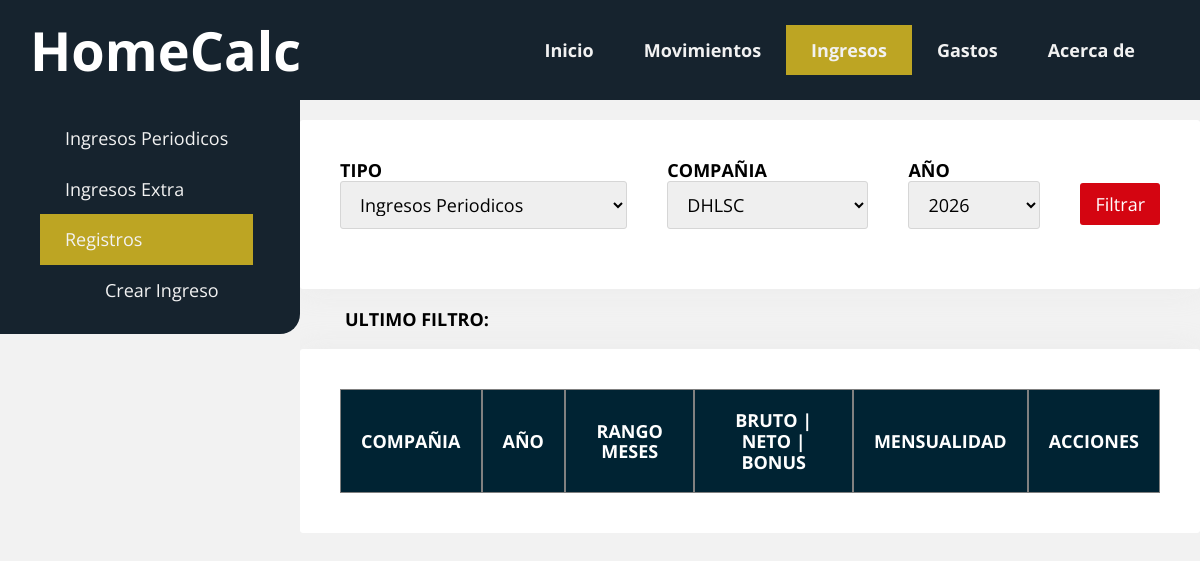
/manage_incomes, run on the app's committed database.
### tables this page shows
CREATE TABLE paginas (
	id INTEGER NOT NULL PRIMARY KEY AUTOINCREMENT,
	nombre TEXT(125) NOT NULL,
	enlace TEXT(250) DEFAULT ('#'),
	activo boolean DEFAULT (1)
);

### homecalc.py (the view)
@app.route("/manage_incomes")
def manage_incomes():
    nav_buttons_query_results = nav_buttons()
    periodic_companies_list_query_results = income_periodic_companies_list()
    extra_companies_list_query_results = income_extra_companies_list()[1:]
    years_list_query_results = yearslist2filter()[1:]
    months_list_query_results = months_list()
    income_types_descriptions = { 'P': 'Ingresos Periodicos', 'E': 'Ingresos Extraordinarios' }
    return render_template('incomes/manage_incomes.html', nav_buttons_query_results=nav_buttons_query_results, periodic_companies_list_query_results=periodic_companies_list_query_results, extra_companies_list_query_results=extra_companies_list_query_results, years_list_query_results=years_list_query_results, months_list_query_results=months_list_query_results, income_types_descriptions=income_types_descriptions)

### homecalc.py (called while the page is built)
def dbconnection():
    connection = sqlite3.connect('src/db/database/homecalc.db')
    cursor = connection.cursor()
    return connection, cursor

def nav_buttons():
    connection, cursor = dbconnection()
    webcall = open('src/db/webcalls/nav_buttons.sql', mode='r')
    nav_buttons_query = webcall.read()
    webcall.close()
    try:
        cursor.execute(nav_buttons_query)
        nav_buttons_query_results = cursor.fetchall()
    except Exception as e:
        print(f"Error al ejecutar la query: {e}")
    finally:
        connection.close()
        return nav_buttons_query_results

def income_periodic_companies_list():
    connection, cursor = dbconnection()
    webcall = open('src/db/webcalls/income/income_periodic_companies.sql', mode='r')
    companies_list = webcall.read()
    webcall.close()
    try:
        cursor.execute(companies_list)
        periodic_companies_list_query_results = cursor.fetchall()
    except Exception as e:
        print(f"Error at Years query: {e}")
    finally:
        connection.close()
        return periodic_companies_list_query_results

def income_extra_companies_list():
    connection, cursor = dbconnection()
    webcall = open('src/db/webcalls/income/income_extra_companies.sql', mode='r')
    companies_list = webcall.read()
    webcall.close()
    try:
        cursor.execute(companies_list)
        extra_companies_list_query_results = cursor.fetchall()
    except Exception as e:
        print(f"Error at Years query: {e}")
    finally:
        connection.close()
        return extra_companies_list_query_results

def yearslist2filter():
    connection, cursor = dbconnection()
    webcall = open('src/db/webcalls/get_year_2_filter.sql', mode='r')
    years_list_2_filter = webcall.read()
    webcall.close()
    try:
        cursor.execute(years_list_2_filter)
        years_list_2_filter_query_results = cursor.fetchall()
    except Exception as e:
        print(f"Error at Years 2 filter query: {e}")
    finally:
        connection.close()
        return years_list_2_filter_query_results

### templates/incomes/manage_incomes.html (shortened to what this page needs)
{% extends './base.html' %}
{% block main %}
<nav class="nav-main menu menu-izquierda">
    <ul>
        <li><a href="{{url_for('periodic_income')}}">Ingresos Periodicos</a></li>
        <li><a href="{{url_for('extra_income')}}">Ingresos Extra</a></li>
        <li><a href="{{url_for('manage_incomes')}}" class="active">Registros</a>
            <ul>
                <li><a href="{{url_for('record_income')}}">Crear Ingreso</a></li>
            </ul>
        </li>
    </ul>
</nav>
<section class="contenedor">
    <form action="/manage_income_filter" method="POST" class="card filter-form margen-inferior">
        <div class="margen-derecha">
            <label for="tipo" style="font-weight: bold;">TIPO</label>
            <select name="tipo" class="input">
                {% for tipo_value, tipo_description in income_types_descriptions.items() %}
                    <option name="selected_income_concept" value="{{ tipo_value }}">{{ tipo_description }}</option>
                {% endfor %}
            </select>
        </div>
        <div class="margen-derecha">
            <label for="company_periodic" style="font-weight: bold;">COMPAÑIA</label>
            <select name="company_periodic" class="input">
                {% for periodic_income_company in periodic_companies_list_query_results %}
                    <option name="selected_periodic_income_company" value="{{ periodic_income_company.0 }}">{{ periodic_income_company.0 }}</option>
                {% endfor %}
            </select>
        </div>
        <div class="margen-derecha">
            <label for="año" style="font-weight: bold;">AÑO</label>
            <select name="año" class="input">
                {% for year in years_list_query_results %}
                    <option name="selected_year" value="{{ year.0 }}">{{ year.0 }}</option>
                {% endfor %}
            </select>
        </div>
        <button class="boton" type="submit">Filtrar</button>
    </form>
    <div class="contenedor">
        <a style="font-weight: bold;">ULTIMO FILTRO: </a>{{filtered_data}}
    </div>
    <table class="card tabla periodic_table" id="tabla income_periodic">
        <thead class="tabla-encabezado-fijo">
            <tr>
                <th class="texto-centrado">COMPAÑIA</td>
                <th class="texto-centrado">AÑO</td>
                <th class="texto-centrado">RANGO MESES</td>
                <th class="texto-centrado">BRUTO | NETO  | BONUS</td>
                <th class="texto-centrado">MENSUALIDAD</td>
                <th class="texto-centrado">ACCIONES</td>
            </tr>
        </thead>
    </table>
</section>
{% endblock %}

### templates/base.html (shortened to what this page needs)
<!DOCTYPE html>
<html>
<head>
    <link rel="stylesheet" href="{{ url_for('static', filename='css/normalize.css') }}">
    <link rel="stylesheet" href="{{ url_for('static', filename='css/framework.css') }}">
    <link rel="stylesheet" href="{{ url_for('static', filename='css/style.css') }}">
</head>
<body class="col-5">
    <header class="top-header">
        <h1 class="top-title padding-izquierda display-2">HomeCalc</h1>
        <nav class="top-nav menu menu-derecha">
            <ul class="nav-top_menu">
                {% for button in nav_buttons_query_results %}
                    <li class="nav-top_menu--option
                    {% if request.path == url_for('manage_incomes') and button.1 == 'income' %}active{% endif %}
                    {% if request.path == url_for('about') and button.1 == 'about' %}active{% endif %}">
                    <a href="{{ button.1 }}">{{ button.0 }}</a></li>
                {% endfor %}
            </ul>
        </nav>
    </header>
    <main class="contenedor-ancho main-distribution no-margen no-padding">
        {% block main %}{% endblock %}
    </main>
</body>
</html>

### static/css/framework.css (style rules this page uses)
*, *::after, *::before { box-sizing: border-box; }
:root { --fuente: 'Open Sans', sans-serif; --fondo: #f2f2f2; --ancho-contenedor: 1200px; --color-primario: #252525; --color-primario-accion: rgb(81, 20, 194); --color-secundario: rgb(212, 5, 17); --color-secundario-accion: rgb(0, 131, 61); --color-terciario: rgb(255, 204, 0); --color-table_header: rgb(9, 25, 77); --color-filas_tabla: #D7D7D7; --color-text_menu: #f2f2f2; }
body { background: var(--fondo); font-family: var(--fuente); font-size: 18px; display: flex; flex-direction: column; min-height: 100vh; overflow-y: scroll; }
.contenedor { max-width: 90%; width: var(--ancho-contenedor); margin: 20px auto; overflow: hidden; }
.contenedor-ancho { width: 100%; padding: 0 40px; margin: 20px auto; }
.card { padding: 40px; background: #fff; border-radius: 3px; box-shadow: 0px 0px 30px rgba(221,221,221,0.3); }
.col-5 { grid-template-columns: repeat(5, 1fr); }
.menu { background: #252525; display: flex; flex-wrap: wrap; padding-right: 40px; }
.menu ul { display: flex; flex-direction: row; list-style-type: none; }
.menu a { color: var(--color-text_menu); text-decoration: none; display: flex; align-items: center; padding: 15px 25px; transition: .3s ease all; font-size: 18px; justify-content: space-between; transition: background-color 2s ; }
.active { color: var(--color-primario); background: var(--color-terciario); }
h1, h2, h3, h4, h5, h6 { margin-top: 0; }
.display-2 { font-weight: 700; font-size: 54px; }
.tabla { width: 100%; background-color: white; text-align: left; border-collapse: separate; border-spacing: 0px; }
.tabla td, th { padding: 20px; border: 0.5px solid grey; }
.tabla thead { background-color: var(--color-table_header); border-bottom: 5px solid black; color: white; font-weight: bold; box-shadow: 0 -20px 0 20px #fff; }
.tabla-encabezado-fijo { position: sticky; top: 0; }
form * { font-family: var(--fuente); }
form .input { padding: 10px 15px; border-radius: 3px; border: 1px solid #d6d6d6; transition: .3s ease all; width: 100%; margin-bottom: 20px; }
.boton { background: var(--color-secundario); border: none; cursor: pointer; color: #fff; display: inline-block; padding: 10px 15px; border-radius: 3px; text-align: center; line-height: 22px; transition: .3s ease all; text-decoration: none; }
.no-margen { margin:0 }
.margen-inferior { margin-bottom: 20px; }
.margen-derecha { margin-right: 20px; }
.no-padding { padding: 0px; }
.padding-izquierda { padding-left: 20px; }
.texto-centrado { text-align: center; }
.menu-derecha { justify-content: flex-end; }
.menu-izquierda { justify-content: flex-start; }

### static/css/style.css (style rules this page uses)
:root { --header-hight: 100px; --dinamic-100-width: 100dvw; --dinamic-100-height: 100dvhS; --color-1: #16232e; --color-2: #164c45; --color-3: #cc8d1a; --color-4: #e3c75f; --color-5: #bda523; --color-terciario: #bda523; --color-table_header: #002333; }
@media screen and (min-width: 1024px) { .main-distribution { width: var(--dinamic-100-width); display: flex; flex-direction: row; justify-content: space-between; } }
@media screen and (min-width: 1024px) { .nav-main { background: var(--color-1); width: var(--dinamic-100-width); align-self: flex-start; margin-top: -5px; z-index: 1; } }
@media screen and (min-width: 1024px) { .filter-form { display: flex; gap: 20px; align-items: center; } }

### data on the page
paginas: nombre "Inicio"
paginas: nombre "Movimientos"
paginas: nombre "Ingresos"
paginas: nombre "Gastos"
paginas: nombre "Acerca de"

### other printed values
form field tipo "Ingresos Periodicos"
form field company_periodic "DHLSC"
form field año "2026"
